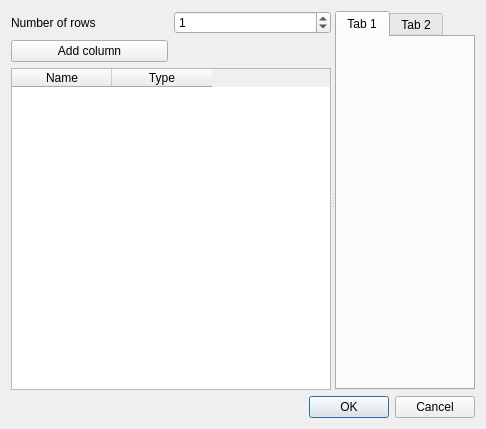
<?xml version="1.0" encoding="UTF-8"?>
<ui version="4.0">
 <class>TableDialog</class>
 <widget class="QDialog" name="TableDialog">
  <property name="geometry">
   <rect>
    <x>0</x>
    <y>0</y>
    <width>486</width>
    <height>429</height>
   </rect>
  </property>
  <property name="windowTitle">
   <string>Define Table</string>
  </property>
  <layout class="QVBoxLayout" name="verticalLayout">
   <item>
    <widget class="QSplitter" name="splitter">
     <property name="orientation">
      <enum>Qt::Horizontal</enum>
     </property>
     <widget class="QWidget" name="">
      <layout class="QGridLayout" name="gridLayout">
       <item row="0" column="0">
        <widget class="QLabel" name="label">
         <property name="text">
          <string>Number of rows</string>
         </property>
        </widget>
       </item>
       <item row="0" column="1">
        <widget class="QSpinBox" name="sbRowCount">
         <property name="maximum">
          <number>999999</number>
         </property>
         <property name="value">
          <number>1</number>
         </property>
        </widget>
       </item>
       <item row="1" column="0">
        <widget class="QPushButton" name="pushButton">
         <property name="text">
          <string>Add column</string>
         </property>
        </widget>
       </item>
       <item row="2" column="0" colspan="2">
        <widget class="QTableWidget" name="tableColumns">
         <column>
          <property name="text">
           <string>Name</string>
          </property>
         </column>
         <column>
          <property name="text">
           <string>Type</string>
          </property>
         </column>
        </widget>
       </item>
      </layout>
     </widget>
     <widget class="QTabWidget" name="tabWidget">
      <property name="currentIndex">
       <number>0</number>
      </property>
      <widget class="QWidget" name="tab">
       <attribute name="title">
        <string>Tab 1</string>
       </attribute>
      </widget>
      <widget class="QWidget" name="tab_2">
       <attribute name="title">
        <string>Tab 2</string>
       </attribute>
      </widget>
     </widget>
    </widget>
   </item>
   <item>
    <widget class="QDialogButtonBox" name="buttonBox">
     <property name="orientation">
      <enum>Qt::Horizontal</enum>
     </property>
     <property name="standardButtons">
      <set>QDialogButtonBox::Cancel|QDialogButtonBox::Ok</set>
     </property>
    </widget>
   </item>
  </layout>
 </widget>
 <resources/>
 <connections>
  <connection>
   <sender>buttonBox</sender>
   <signal>accepted()</signal>
   <receiver>TableDialog</receiver>
   <slot>accept()</slot>
   <hints>
    <hint type="sourcelabel">
     <x>248</x>
     <y>254</y>
    </hint>
    <hint type="destinationlabel">
     <x>157</x>
     <y>274</y>
    </hint>
   </hints>
  </connection>
  <connection>
   <sender>buttonBox</sender>
   <signal>rejected()</signal>
   <receiver>TableDialog</receiver>
   <slot>reject()</slot>
   <hints>
    <hint type="sourcelabel">
     <x>316</x>
     <y>260</y>
    </hint>
    <hint type="destinationlabel">
     <x>286</x>
     <y>274</y>
    </hint>
   </hints>
  </connection>
 </connections>
</ui>
